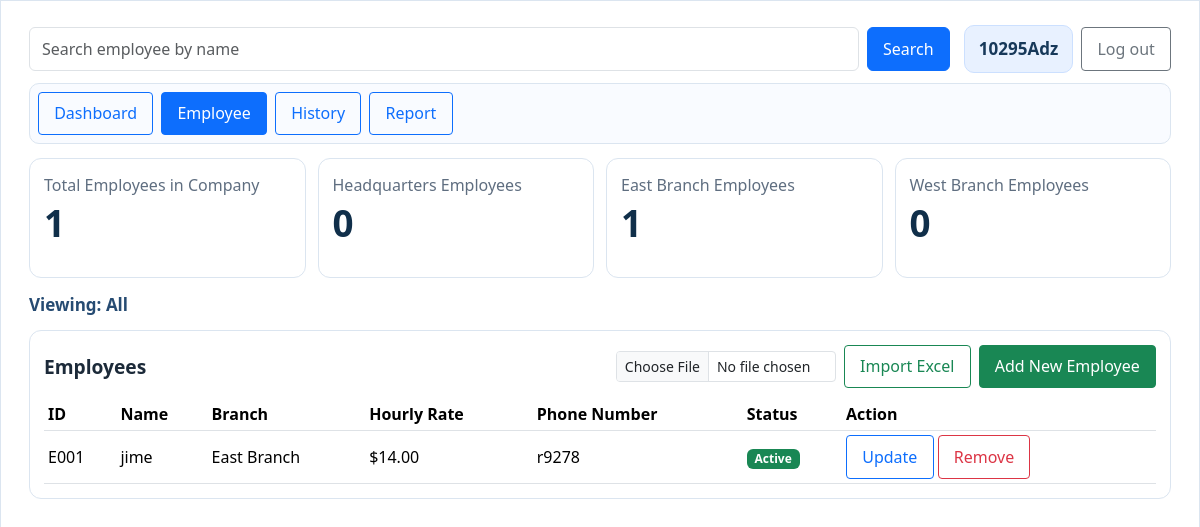
The app's page /employees (signed in) with its own data.
### tables this page shows
CREATE TABLE "employees" (
                    owner_email TEXT NOT NULL,
                    id TEXT NOT NULL,
                    name TEXT NOT NULL,
                    branch TEXT NOT NULL,
                    hourly_rate REAL NOT NULL,
                    phone_number TEXT NOT NULL,
                    status TEXT NOT NULL,
                    PRIMARY KEY (owner_email, id)
                );

### app.py (the view)
@app.route('/employees')
def employees():
    auth_redirect = require_login_redirect()
    if auth_redirect:
        return auth_redirect
    owner_email = session.get("user_email", "")
    selected_branch = request.args.get("branch", "All")
    search_query = request.args.get("q", "").strip().lower()
    filtered_employees = get_employees(owner_email, selected_branch, search_query)
    branch_counts = build_branch_counts(owner_email)
    total_employees = total_employee_count(owner_email)
    return render_template(
        "employees.html",
        user_name=session.get("user_name", "User"),
        total_employees=total_employees,
        branch_counts=branch_counts,
        selected_branch=selected_branch,
        search_query=request.args.get("q", ""),
        employees=filtered_employees,
        current_url=request.full_path.rstrip("?"),
    )

### app.py (called while the page is built)
def get_db_connection():
    conn = sqlite3.connect(DB_FILE, timeout=30)
    conn.row_factory = sqlite3.Row
    return conn

def build_branch_counts(owner_email):
    counts = {branch: 0 for branch in BRANCHES}
    with get_db_connection() as conn:
        rows = conn.execute(
            "SELECT branch, COUNT(*) AS branch_count FROM employees WHERE owner_email = ? GROUP BY branch",
            (owner_email,),
        ).fetchall()
    for row in rows:
        counts[row["branch"]] = row["branch_count"]
    return counts

def total_employee_count(owner_email):
    with get_db_connection() as conn:
        count = conn.execute("SELECT COUNT(*) FROM employees WHERE owner_email = ?", (owner_email,)).fetchone()[0]
    return count

def get_employees(owner_email, selected_branch, search_query):
    sql = "SELECT id, name, branch, hourly_rate, phone_number, status FROM employees WHERE owner_email = ?"
    params = [owner_email]
    if selected_branch != "All":
        sql += " AND branch = ?"
        params.append(selected_branch)
    if search_query:
        sql += " AND lower(name) LIKE ?"
        params.append(f"%{search_query}%")
    sql += " ORDER BY id"
    with get_db_connection() as conn:
        rows = conn.execute(sql, params).fetchall()
    return [dict(row) for row in rows]

def require_login_redirect():
    if not session.get("user_email"):
        return redirect(url_for("login"))
    return None

### templates/employees.html (shortened to what this page needs)
<!DOCTYPE html>
<html lang="en">
<head>
    <link
        href="https://cdn.jsdelivr.net/npm/bootstrap@5.3.2/dist/css/bootstrap.min.css"
        rel="stylesheet"
    >
</head>
<body>
    <div class="page">
        <section class="card-shell">
            <div class="top-row">
                <form class="search-wrap" role="search" method="get" action="{{ url_for('employees') }}">
                    <input
                        type="text"
                        class="form-control"
                        name="q"
                        value="{{ search_query }}"
                        placeholder="Search employee by name"
                    >
                    <button type="submit" class="btn btn-primary">Search</button>
                </form>
                <div class="d-flex gap-2 align-items-center">
                    <div class="user-pill">{{ user_name }}</div>
                    <a href="{{ url_for('logout') }}" class="btn btn-outline-secondary btn-sm">Log out</a>
                </div>
            </div>
            <nav class="nav-row" aria-label="Dashboard navigation">
                <a href="{{ url_for('dashboard') }}" class="btn btn-sm btn-outline-primary">Dashboard</a>
                <a href="{{ url_for('employees') }}" class="btn btn-sm btn-primary">Employee</a>
                <a href="{{ url_for('history') }}" class="btn btn-sm btn-outline-primary">History</a>
                <a href="{{ url_for('report') }}" class="btn btn-sm btn-outline-primary">Report</a>
            </nav>
            <div class="stat-grid">
                <a class="stat-box" href="{{ url_for('employees') }}">
                    <div class="stat-label">Total Employees in Company</div>
                    <div class="stat-value">{{ total_employees }}</div>
                </a>
                <a class="stat-box" href="{{ url_for('employees', branch='Headquarters') }}">
                    <div class="stat-label">Headquarters Employees</div>
                    <div class="stat-value">{{ branch_counts['Headquarters'] }}</div>
                </a>
                <a class="stat-box" href="{{ url_for('employees', branch='East Branch') }}">
                    <div class="stat-label">East Branch Employees</div>
                    <div class="stat-value">{{ branch_counts['East Branch'] }}</div>
                </a>
                <a class="stat-box" href="{{ url_for('employees', branch='West Branch') }}">
                    <div class="stat-label">West Branch Employees</div>
                    <div class="stat-value">{{ branch_counts['West Branch'] }}</div>
                </a>
            </div>
            <div class="selected-branch-note">
                Viewing: {{ selected_branch }}{% if search_query %} | Search: "{{ search_query }}"{% endif %}
            </div>
            <section class="table-box">
                <div class="table-title-row">
                    <h2 class="table-title">Employees</h2>
                    <div class="d-flex gap-2 flex-wrap">
                        <form method="post" action="{{ url_for('import_employees_excel') }}" enctype="multipart/form-data" class="d-flex gap-2 align-items-center">
                            <input type="file" name="excel_file" accept=".xlsx" class="form-control form-control-sm" style="max-width: 220px;" required>
                            <button type="submit" class="btn btn-outline-success btn-sm">Import Excel</button>
                        </form>
                        <a href="{{ url_for('add_employee', next=current_url) }}" class="btn btn-success btn-sm">Add New Employee</a>
                    </div>
                </div>
                <div class="table-responsive">
                    <table class="table table-sm align-middle mb-0">
                        <thead>
                            <tr>
                                <th>ID</th>
                                <th>Name</th>
                                <th>Branch</th>
                                <th>Hourly Rate</th>
                                <th>Phone Number</th>
                                <th>Status</th>
                                <th>Action</th>
                            </tr>
                        </thead>
                        <tbody>
                            {% if employees %}
                                {% for employee in employees %}
                                    <tr>
                                        <td>{{ employee.id }}</td>
                                        <td>{{ employee.name }}</td>
                                        <td>{{ employee.branch }}</td>
                                        <td>${{ "%.2f"|format(employee.hourly_rate) }}</td>
                                        <td>{{ employee.get('phone_number', '-') }}</td>
                                        <td>
                                            {% if employee.status == 'Active' %}
                                                <span class="badge text-bg-success">Active</span>
                                            {% else %}
                                                <span class="badge text-bg-secondary">Inactive</span>
                                            {% endif %}
                                        </td>
                                        <td class="d-flex gap-1">
                                            <a href="{{ url_for('edit_employee', employee_id=employee.id) }}" class="btn btn-outline-primary btn-sm">Update</a>
                                            <a href="{{ url_for('remove_employee', employee_id=employee.id, next=current_url) }}" class="btn btn-outline-danger btn-sm">Remove</a>
                                        </td>
                                    </tr>
                                {% endfor %}
                            {% else %}
                                <tr>
                                    <td colspan="7" class="text-center text-muted py-3">No employees found for this filter.</td>
                                </tr>
                            {% endif %}
                        </tbody>
                    </table>
                </div>
            </section>
        </section>
    </div>
</body>
</html>

### templates/employees.html (style rules this page uses)
:root { --bg-a: #f6f8fb; --bg-b: #eef3f9; --card-border: #dbe5f0; --title: #1c2a39; --muted: #5f6e80; }
body { margin: 0; min-height: 100vh; font-family: "Segoe UI", Tahoma, Geneva, Verdana, sans-serif; background: linear-gradient(145deg, var(--bg-a), var(--bg-b)); color: var(--title); font-size: 17px; line-height: 1.5; }
.page { width: 100%; margin: 0; padding: 0; }
.card-shell { background: #ffffff; border: 1px solid var(--card-border); border-radius: 0; padding: 24px 28px; min-height: 100vh; }
.top-row { display: grid; grid-template-columns: 1fr auto; gap: 14px; align-items: center; margin-bottom: 10px; }
.search-wrap { display: flex; gap: 8px; }
.user-pill { font-weight: 600; color: #17395a; background: #e8f1ff; border: 1px solid #cce0ff; border-radius: 10px; padding: 10px 14px; white-space: nowrap; }
.nav-row { border: 1px solid var(--card-border); border-radius: 10px; padding: 8px; display: flex; gap: 8px; margin-bottom: 14px; background: #f9fbff; overflow-x: auto; }
.stat-grid { display: grid; grid-template-columns: repeat(4, minmax(0, 1fr)); gap: 12px; margin-bottom: 14px; }
.stat-box { border: 1px solid var(--card-border); border-radius: 12px; padding: 14px; background: #ffffff; min-height: 120px; display: block; color: inherit; text-decoration: none; }
.stat-label { font-size: 1rem; color: var(--muted); margin-bottom: 8px; }
.stat-value { font-size: 2.3rem; font-weight: 700; color: #102f4a; line-height: 1; }
.selected-branch-note { margin-bottom: 12px; color: #264b72; font-weight: 600; }
.table-box { border: 1px solid var(--card-border); border-radius: 12px; padding: 14px; background: #ffffff; }
.table-title-row { display: flex; justify-content: space-between; align-items: center; gap: 10px; margin-bottom: 10px; }
.table-title { margin: 0; font-size: 1.2rem; font-weight: 600; }
.btn { font-size: 1rem; padding: 0.55rem 0.95rem; }
.table { font-size: 1rem; }

### records on screen
employees: id "E001", name "jime", branch "East Branch", hourly_rate "14.00", get "r9278", status "Active"

### other values on screen
{{ user_name }} "10295Adz"
{{ total_employees }} "1"
{{ branch_counts['Headquarters'] }} "0"
{{ branch_counts['East Branch'] }} "1"
{{ branch_counts['West Branch'] }} "0"
{{ selected_branch }} "All"
